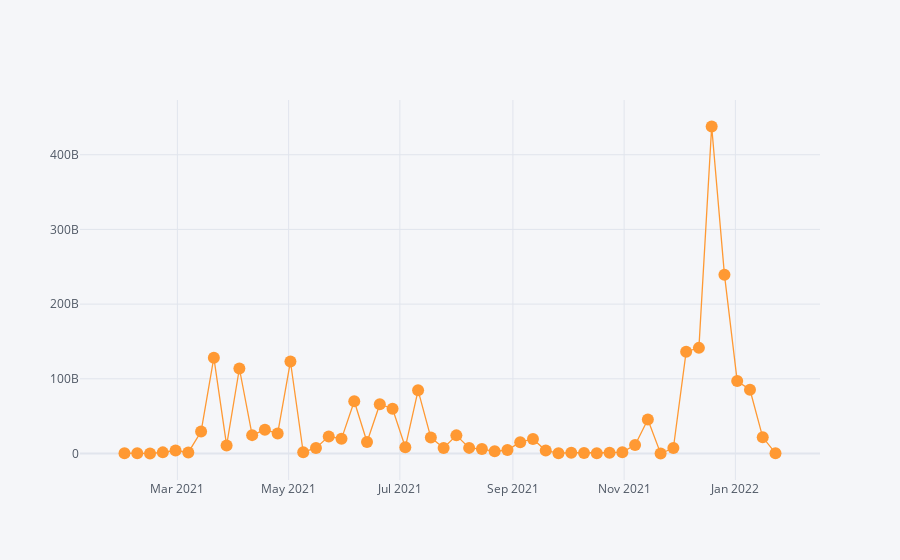

Notebook cell for this chart:
### Code cell
df_물품_조달요청_상세내역_test[['금액']].iplot(mode = 'lines+markers')
